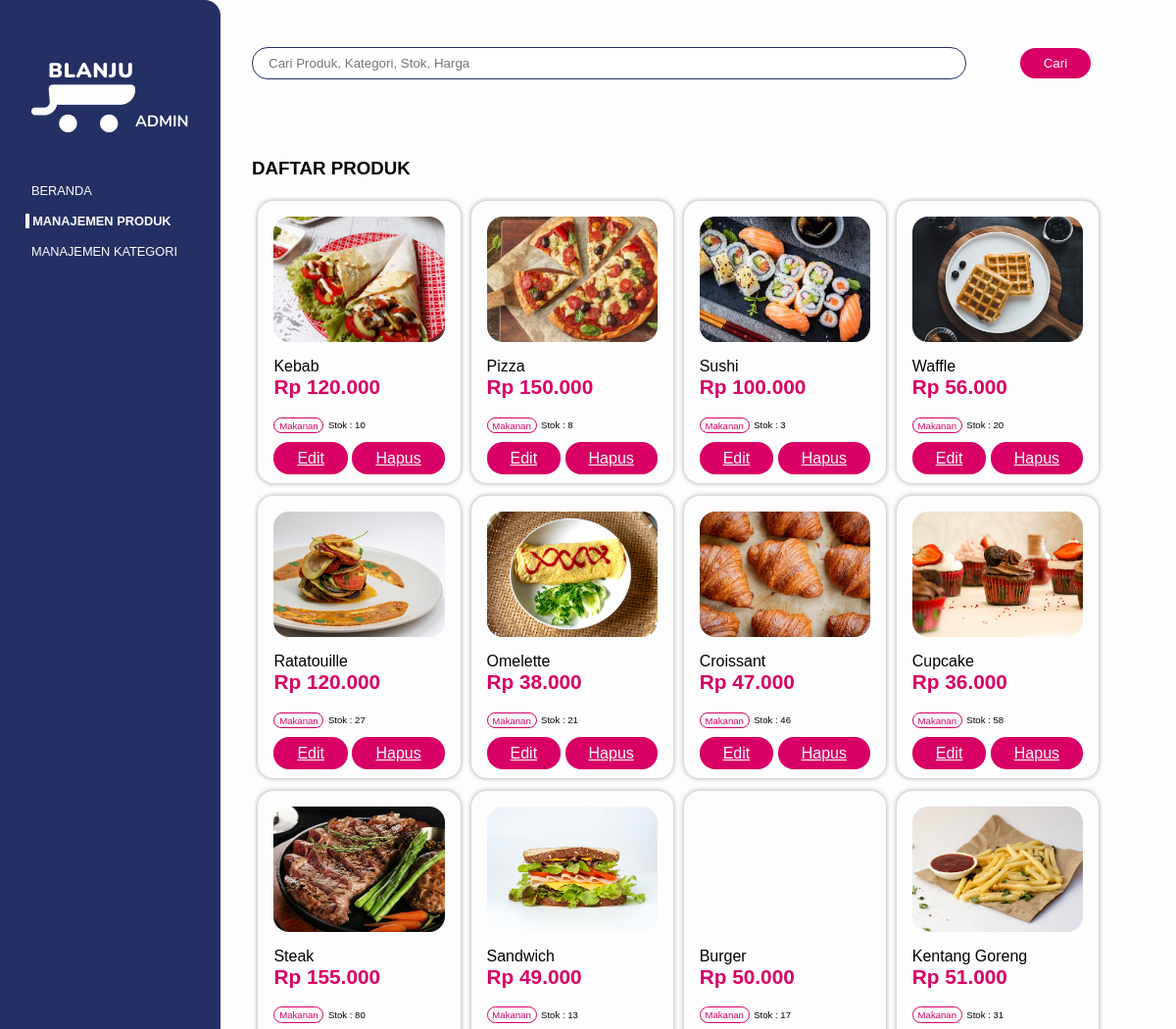
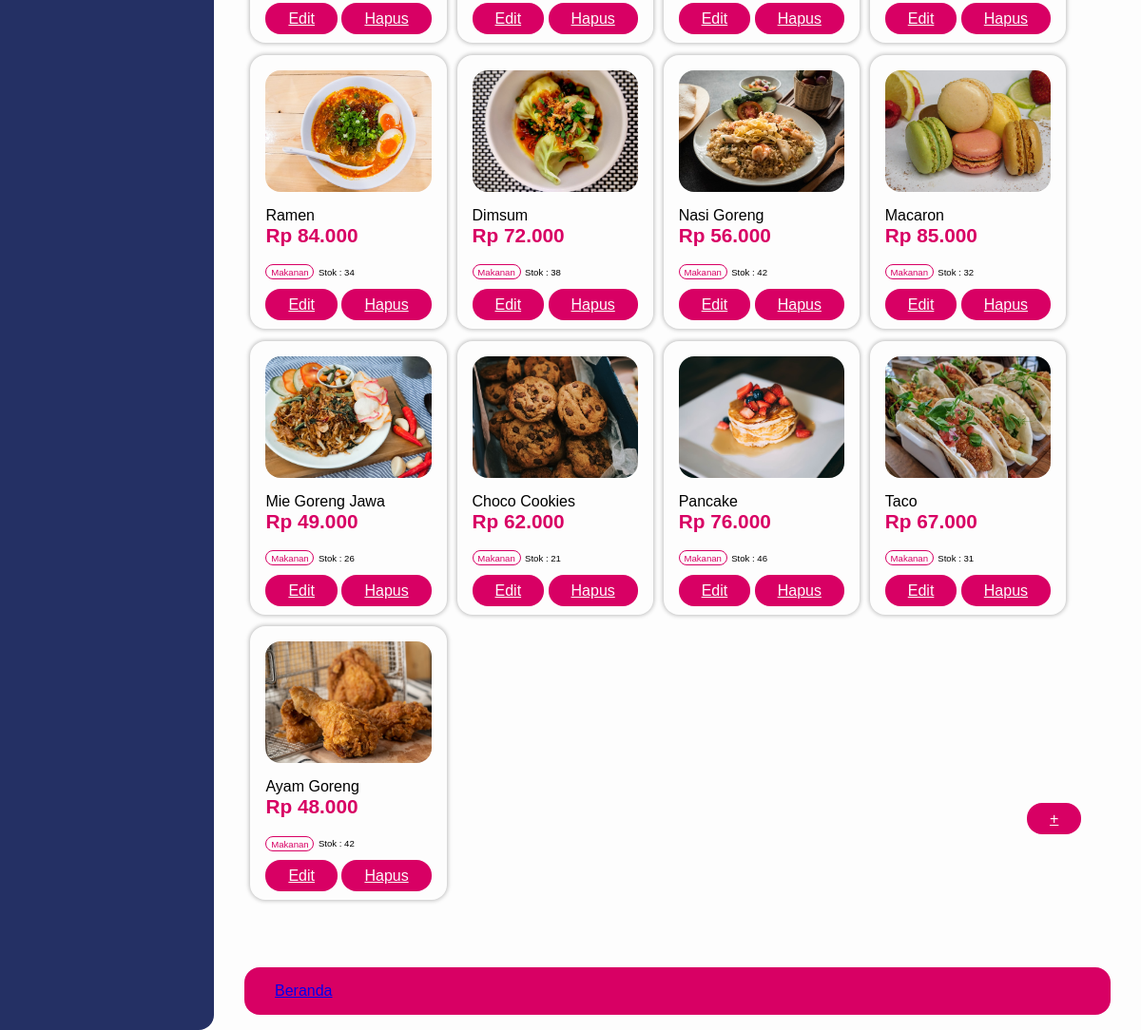
/blanju/app/admin/produk_kategori.php?kat=1, run on the app's committed database (2 pictures, top to bottom).
### tables this page shows
CREATE TABLE `products` (
  `kodeProduk` int(11) NOT NULL,
  `kodeKategori` int(11) NOT NULL,
  `namaProduk` varchar(100) NOT NULL,
  `gambarProduk` varchar(255) NOT NULL,
  `hargaProduk` int(11) NOT NULL,
  `stokProduk` int(11) NOT NULL,
  `created_at` timestamp NOT NULL DEFAULT current_timestamp() ON UPDATE current_timestamp(),
  `updated_at` timestamp NULL DEFAULT NULL
);

CREATE TABLE `categories` (
  `kodeKategori` int(11) NOT NULL,
  `namaKategori` varchar(100) NOT NULL
);

### blanju/app/database.php (called while the page is built, shortened)
<?php
require_once("base.php");
function getAllDataProductsWithDetailsByCategory($kodeKat)
{
	global $db;
	try {
		$statement = $db->prepare("SELECT * FROM products JOIN categories ON categories.kodeKategori = products.kodeKategori WHERE products.kodeKategori = :kodeKat");
		$statement->bindValue(':kodeKat', $kodeKat);
		$statement->execute();
		return $statement->fetchAll(PDO::FETCH_ASSOC);
	} catch (PDOException $err) {
		echo $err->getMessage();
	}
}

### blanju/app/admin/produk_kategori.php (the view, shortened to what this page needs)
<?php require_once("templates/header.php"); ?>
<?php
    $products = getAllDataProductsWithDetailsByCategory($_GET["kat"]);
?>
    <section id="content-header">
        <form action="" method="post">
            <div class="content-header-container">
                <div class="input-form">
                    <input type="text" placeholder="Cari Produk, Kategori, Stok, Harga">
                </div>
                <div class="input-button">
                    <button type="submit" class="primary-btn">Cari</button>
                </div>
            </div>
        </form>
    </section>
    <section id="content-main">
        <div class="content-main-container">
            <div class="add-product">
                <a class="primary-btn" href="tambah_produk.php">+</a>
            </div>
            <h1>DAFTAR PRODUK</h1>
            <div class="list-products">
                <?php foreach ($products as $product) : ?>
                <div class="card-product">
                    <div class="card-product-container">
                        <div class="card-product-image" style="background-image:url(<?= BASEURL ?>/assets/images/products/<?=$product["gambarProduk"]?>); background-size:cover;background-position:center;">
                        </div>
                        <div class="card-product-title">
                            <?= ucwords($product["namaProduk"])?>
                        </div>
                        <div class="card-product-price">
                            <?= "Rp " . number_format($product["hargaProduk"], 0, ',', '.');?>
                        </div>
                        <div class="card-product-info">
                            <span class="card-product-category"><?=ucwords($product["namaKategori"])?></span>
                            <span class="card-product-stock">Stok : <?=$product["stokProduk"]?></span>
                        </div>
                        <br>
                        <div>
                            <a href="edit_produk.php?pro=<?= $product["kodeProduk"]?>" class="primary-btn">Edit</a>
                            <a href="hapus_data_produk.php?pro=<?= $product["kodeProduk"]?>" class="primary-btn">Hapus</a>
                        </div>
                    </div>
                </div>
                <?php endforeach; ?>
            </div>
        </div>
    </section>
<?php require_once("templates/footer.php"); ?>

### blanju/assets/css/base.css (style rules this page uses)
* { margin: 0 auto; font-family: sans-serif; }
.primary-btn { background-color: #d80064; color: #fdfdfd; padding: 0.5rem 1.5rem; outline: none; border-radius: 1rem; border: none; }
.input-form { margin: 1rem 0; }
.input-form input { border: #243064 solid 1px; padding: 0.5rem 1rem; border-radius: 1rem; box-sizing: border-box; }
.card-product { display: inline-block; box-shadow: 0px 0px 4px 1px rgba(0, 0, 0, 0.25); border-radius: 1rem; min-width: 17vw; }
.card-product-container { padding: 1rem; }
.card-product-image { width: 100%; height: 8rem; border-radius: 1rem; }
.card-product-title { margin-top: 1rem; font-size: 1rem; }
.card-product-price { font-size: 1.3rem; font-weight: bold; color: #d80064; }
.card-product-info { display: flexbox; margin-top: 1rem; justify-content: space-between; align-items: center; }
.card-product-category { font-size: 0.6rem; border-radius: 1rem; border: #d80064 1px solid; color: #d80064; padding: 0.1rem 0.3rem; }
.card-product-stock { font-size: 0.6rem; }

### blanju/assets/css/admin.css (style rules this page uses)
#content-header { margin-bottom: 4rem; }
.content-header-container { display: flex; justify-content: space-between; align-items: center; }
.content-header-container .input-form { width:80%; }
.content-header-container .input-form input { width:100%; }
#content-main { position: relative; }
.add-product { position: fixed; bottom:10%; left: 90%; box-shadow: 10px 10px 29px -12px rgba(0,0,0,0.75); -webkit-box-shadow: 10px 10px 29px -12px rgba(0,0,0,0.75); -moz-box-shadow: 10px 10px 29px -12px rgba(0,0,0,0.75); }
.list-products { margin:1rem 0; }
.list-products .card-product { margin:0.4rem 0 0.4rem 0.4rem; }

### data on the page
products: gambarProduk (picture), namaProduk "Kebab", hargaProduk "120.000", kodeKategori.namaKategori "Makanan", stokProduk "10"
products: gambarProduk (picture), namaProduk "Pizza", hargaProduk "150.000", kodeKategori.namaKategori "Makanan", stokProduk "8"
products: gambarProduk (picture), namaProduk "Sushi", hargaProduk "100.000", kodeKategori.namaKategori "Makanan", stokProduk "3"
products: gambarProduk (picture), namaProduk "Waffle", hargaProduk "56.000", kodeKategori.namaKategori "Makanan", stokProduk "20"
products: gambarProduk (picture), namaProduk "Ratatouille", hargaProduk "120.000", kodeKategori.namaKategori "Makanan", stokProduk "27"
products: gambarProduk (picture), namaProduk "Omelette", hargaProduk "38.000", kodeKategori.namaKategori "Makanan", stokProduk "21"
products: gambarProduk (picture), namaProduk "Croissant", hargaProduk "47.000", kodeKategori.namaKategori "Makanan", stokProduk "46"
products: gambarProduk (picture), namaProduk "Cupcake", hargaProduk "36.000", kodeKategori.namaKategori "Makanan", stokProduk "58"
products: gambarProduk (picture), namaProduk "Steak", hargaProduk "155.000", kodeKategori.namaKategori "Makanan", stokProduk "80"
products: gambarProduk (picture), namaProduk "Sandwich", hargaProduk "49.000", kodeKategori.namaKategori "Makanan", stokProduk "13"
products: namaProduk "Burger", hargaProduk "50.000", kodeKategori.namaKategori "Makanan", stokProduk "17"
products: gambarProduk (picture), namaProduk "Kentang Goreng", hargaProduk "51.000", kodeKategori.namaKategori "Makanan", stokProduk "31"
products: gambarProduk (picture), namaProduk "Ramen", hargaProduk "84.000", kodeKategori.namaKategori "Makanan", stokProduk "34"
products: gambarProduk (picture), namaProduk "Dimsum", hargaProduk "72.000", kodeKategori.namaKategori "Makanan", stokProduk "38"
products: gambarProduk (picture), namaProduk "Nasi Goreng", hargaProduk "56.000", kodeKategori.namaKategori "Makanan", stokProduk "42"
products: gambarProduk (picture), namaProduk "Macaron", hargaProduk "85.000", kodeKategori.namaKategori "Makanan", stokProduk "32"
products: gambarProduk (picture), namaProduk "Mie Goreng Jawa", hargaProduk "49.000", kodeKategori.namaKategori "Makanan", stokProduk "26"
products: gambarProduk (picture), namaProduk "Choco Cookies", hargaProduk "62.000", kodeKategori.namaKategori "Makanan", stokProduk "21"
products: gambarProduk (picture), namaProduk "Pancake", hargaProduk "76.000", kodeKategori.namaKategori "Makanan", stokProduk "46"
products: gambarProduk (picture), namaProduk "Taco", hargaProduk "67.000", kodeKategori.namaKategori "Makanan", stokProduk "31"
products: gambarProduk (picture), namaProduk "Ayam Goreng", hargaProduk "48.000", kodeKategori.namaKategori "Makanan", stokProduk "42"
